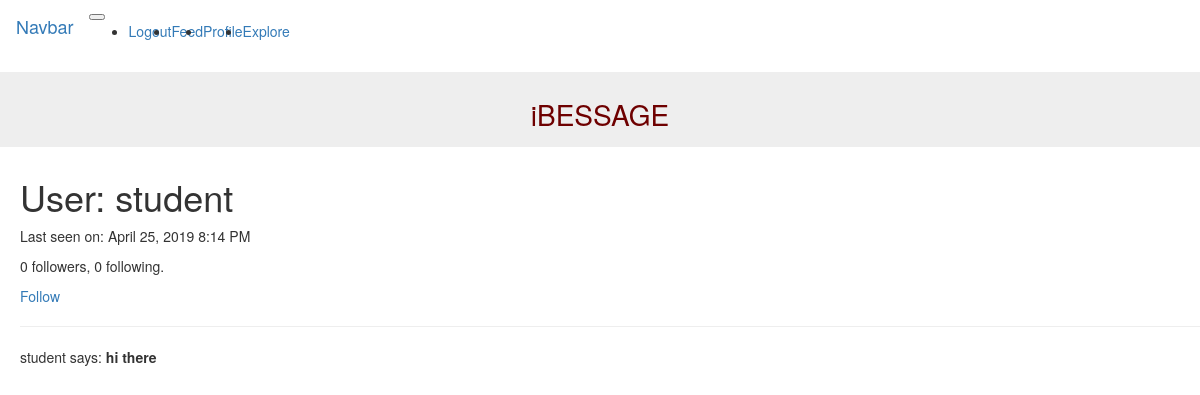
Screenshot of /user/student (signed in) with the database file from the repository.
### app/models.py (models this page shows, shortened)
class User(UserMixin, db.Model):
    id = db.Column(db.Integer, primary_key=True)
    username = db.Column(db.String(64), index=True, unique=True)
    email = db.Column(db.String(120), index=True, unique=True)
    password_hash = db.Column(db.String(128))
    posts = db.relationship('Post', backref='author', lazy='dynamic')
    about_me = db.Column(db.String(140))
    last_seen = db.Column(db.DateTime, default=datetime.utcnow)
    followed = db.relationship(
        'User', secondary=followers,
        primaryjoin=(followers.c.follower_id == id),
        secondaryjoin=(followers.c.followed_id == id),
        backref=db.backref('followers', lazy='dynamic'), lazy='dynamic')
    def is_following(self, user):
        return self.followed.filter(
            followers.c.followed_id == user.id).count() > 0

class Post(db.Model):
    id = db.Column(db.Integer, primary_key=True)
    body = db.Column(db.String(140))
    timestamp = db.Column(db.DateTime, index=True, default=datetime.utcnow)
    user_id = db.Column(db.Integer, db.ForeignKey('user.id'))

### app/routes.py (the view)
@app.route('/user/<username>')
@login_required
def user(username):
    user = User.query.filter_by(username=username).first_or_404()
    posts = user.posts.order_by(Post.timestamp.desc())
    return render_template('user.html', user=user, posts=posts)

### app/models.py (called while the page is built)
@login.user_loader
def load_user(id):
    return User.query.get(int(id))

### app/templates/user.html (shortened to what this page needs)
{% extends "base.html" %}
{% block appcontent %}
    <h1>User: {{ user.username }}</h1>
    {% if user.last_seen %}<p>Last seen on: {{ moment(user.last_seen).format('LLL') }}</p>{% endif %}
    <p>{{ user.followers.count() }} followers, {{ user.followed.count() }} following.</p>
    {% if user == current_user %}
    <p><a href="{{ url_for('edit_profile') }}">Edit your profile</a></p>
    {% elif not current_user.is_following(user) %}
    <p><a href="{{ url_for('follow', username=user.username) }}">Follow</a></p>
    {% else %}
    <p><a href="{{ url_for('unfollow', username=user.username) }}">Unfollow</a></p>
    {% endif %}
    <hr>
    {% for post in posts %}
    <p>
    {{ post.author.username }} says: <b>{{ post.body }}</b>
    </p>
    {% endfor %}
{% endblock %}

### rows the page displays
User: username "student", last_seen "April 25, 2019 8:14 PM"
Post: author.username "student", body "hi there"

### other values shown
{{ user.followers.count() }} "0"
{{ user.followed.count() }} "0"
